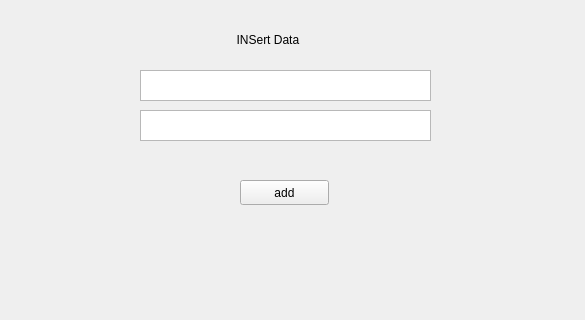
<?xml version="1.0" encoding="UTF-8"?>
<ui version="4.0">
 <class>addUser</class>
 <widget class="QWidget" name="addUser">
  <property name="geometry">
   <rect>
    <x>0</x>
    <y>0</y>
    <width>585</width>
    <height>320</height>
   </rect>
  </property>
  <property name="windowTitle">
   <string>Form</string>
  </property>
  <widget class="QLabel" name="label">
   <property name="geometry">
    <rect>
     <x>190</x>
     <y>30</y>
     <width>181</width>
     <height>20</height>
    </rect>
   </property>
   <property name="text">
    <string>              INSert Data</string>
   </property>
  </widget>
  <widget class="QTextEdit" name="textEdit">
   <property name="geometry">
    <rect>
     <x>140</x>
     <y>70</y>
     <width>291</width>
     <height>31</height>
    </rect>
   </property>
  </widget>
  <widget class="QTextEdit" name="textEdit_2">
   <property name="geometry">
    <rect>
     <x>140</x>
     <y>110</y>
     <width>291</width>
     <height>31</height>
    </rect>
   </property>
  </widget>
  <widget class="QPushButton" name="AddUserBtn">
   <property name="geometry">
    <rect>
     <x>240</x>
     <y>180</y>
     <width>89</width>
     <height>25</height>
    </rect>
   </property>
   <property name="text">
    <string>add</string>
   </property>
  </widget>
 </widget>
 <resources/>
 <connections/>
</ui>
